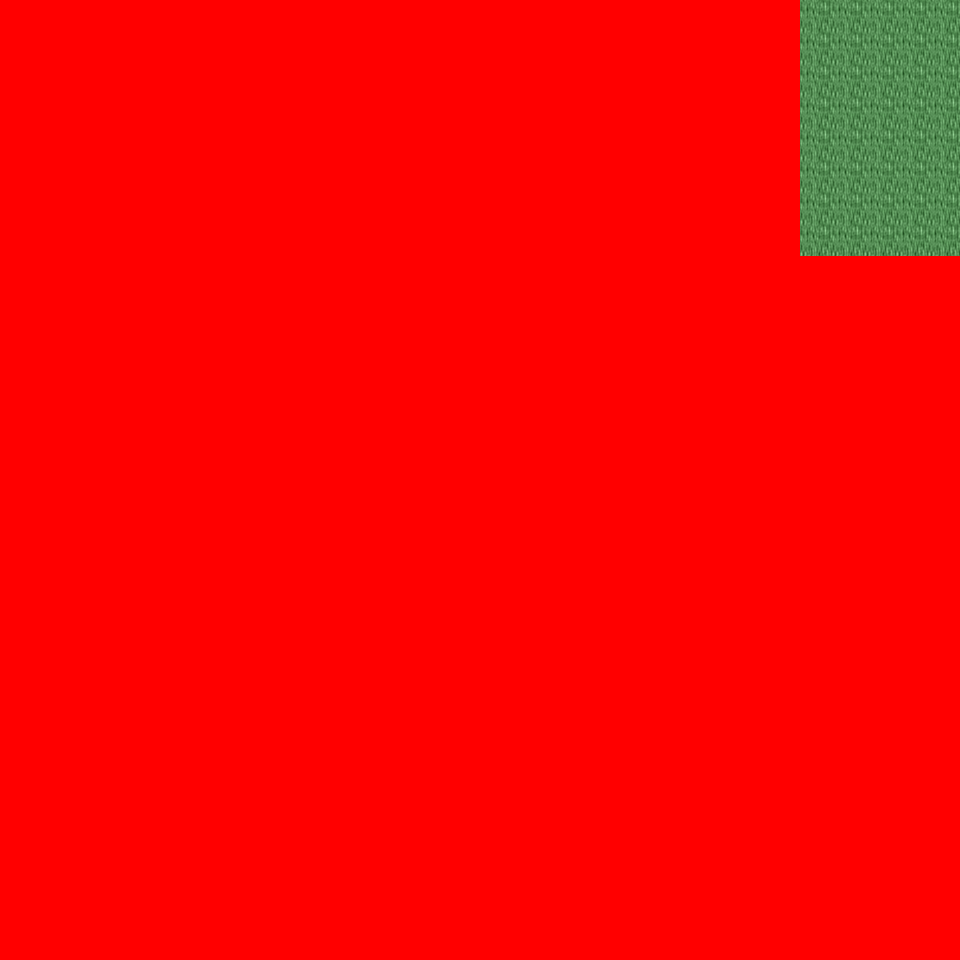

This is a level from a 2D game, rendered from its Tiled map with the project's own tilesets. A one-line summary and the map file follow, with tile-layer data summarised:
An orthogonal 30x30 tile map with 32x32 px tiles, 6 tile layers (Ground, Object, Object2, Above, ...), 22 tilesets and 2 objects (2x mapchange).

<map version="1.0" orientation="orthogonal" renderorder="right-down" width="30" height="30" tilewidth="32" tileheight="32" nextobjectid="3">
  <tileset firstgid="1" name="tileset_logic_collision" tilewidth="32" tileheight="32" tilecount="1" columns="1">
    <image source="../drawable/tileset_logic_collision.png" width="32" height="32" />
  </tileset>
  <tileset firstgid="2" name="tileset_terrain_grassland" tilewidth="32" tileheight="32" tilecount="88" columns="8">
    <image source="../drawable/tileset_terrain_grassland.png" width="256" height="352" />
  </tileset>
  <tileset firstgid="90" name="tileset_ground_ground" tilewidth="32" tileheight="32" tilecount="33" columns="3">
    <image source="../drawable/tileset_ground_ground.png" width="96" height="352" />
  </tileset>
  <tileset firstgid="123" name="tileset_plant_tree_tree_darkgreen" tilewidth="32" tileheight="32" tilecount="88" columns="8">
    <image source="../drawable/tileset_plant_tree_tree_darkgreen.png" width="256" height="352" />
  </tileset>
  <tileset firstgid="211" name="tileset_plant_flower_daisy_white" tilewidth="32" tileheight="32" tilecount="8" columns="2">
    <image source="../drawable/tileset_plant_flower_daisy_white.png" width="64" height="128" />
  </tileset>
  <tileset firstgid="219" name="tileset_plant_flower_daisy_yellow" tilewidth="32" tileheight="32" tilecount="8" columns="2">
    <image source="../drawable/tileset_plant_flower_daisy_yellow.png" width="64" height="128" />
  </tileset>
  <tileset firstgid="227" name="tileset_plant_flower_daisy_red" tilewidth="32" tileheight="32" tilecount="8" columns="2">
    <image source="../drawable/tileset_plant_flower_daisy_red.png" width="64" height="128" />
  </tileset>
  <tileset firstgid="235" name="tileset_plant_flower_daisy_blue" tilewidth="32" tileheight="32" tilecount="8" columns="2">
    <image source="../drawable/tileset_plant_flower_daisy_blue.png" width="64" height="128" />
  </tileset>
  <tileset firstgid="243" name="tileset_ground_grass_edges" tilewidth="32" tileheight="32" tilecount="36" columns="12">
    <image source="../drawable/tileset_ground_grass_edges.png" width="384" height="96" />
  </tileset>
  <tileset firstgid="279" name="tileset_ground_grass_corners" tilewidth="32" tileheight="32" tilecount="24" columns="6">
    <image source="../drawable/tileset_ground_grass_corners.png" width="192" height="128" />
  </tileset>
  <tileset firstgid="303" name="tileset_ground_grass_2" tilewidth="32" tileheight="32" tilecount="21" columns="3">
    <image source="../drawable/tileset_ground_grass_2.png" width="96" height="224" />
  </tileset>
  <tileset firstgid="324" name="tileset_plant_tree_fall_trees" tilewidth="32" tileheight="32" tilecount="40" columns="8">
    <image source="../drawable/tileset_plant_tree_fall_trees.png" width="256" height="160" />
  </tileset>
  <tileset firstgid="364" name="tileset_plant_tree_pine_tree" tilewidth="32" tileheight="32" tilecount="20" columns="4">
    <image source="../drawable/tileset_plant_tree_pine_tree.png" width="128" height="160" />
  </tileset>
  <tileset firstgid="384" name="tileset_plant_bush_large_green" tilewidth="32" tileheight="32" tilecount="9" columns="3">
    <image source="../drawable/tileset_plant_bush_large_green.png" width="96" height="96" />
  </tileset>
  <tileset firstgid="393" name="tileset_ground_rock_pebbles" tilewidth="32" tileheight="32" tilecount="3" columns="1">
    <image source="../drawable/tileset_ground_rock_pebbles.png" width="32" height="96" />
  </tileset>
  <tileset firstgid="396" name="tileset_plant_leaves" tilewidth="32" tileheight="32" tilecount="8" columns="4">
    <image source="../drawable/tileset_plant_leaves.png" width="128" height="64" />
  </tileset>
  <tileset firstgid="404" name="tileset_terrain_cave_opening" tilewidth="32" tileheight="32" tilecount="12" columns="3">
    <image source="../drawable/tileset_terrain_cave_opening.png" width="96" height="128" />
  </tileset>
  <tileset firstgid="416" name="tileset_ground_ladder_vertical_dark" tilewidth="32" tileheight="32" tilecount="3" columns="3">
    <image source="../drawable/tileset_ground_ladder_vertical_dark.png" width="96" height="32" />
  </tileset>
  <tileset firstgid="419" name="tileset_ground_rock_large_boulder" tilewidth="32" tileheight="32" tilecount="9" columns="3">
    <image source="../drawable/tileset_ground_rock_large_boulder.png" width="96" height="96" />
  </tileset>
  <tileset firstgid="428" name="tileset_item_blood_floor_stains_2" tilewidth="32" tileheight="32" tilecount="4" columns="2">
    <image source="../drawable/tileset_item_blood_floor_stains_2.png" width="64" height="64" />
  </tileset>
  <tileset firstgid="432" name="tileset_item_blood_floor_stain-safe" tilewidth="32" tileheight="32" tilecount="1" columns="1">
    <image source="../drawable/tileset_item_blood_floor_stain-safe.png" width="32" height="32" />
  </tileset>
  <tileset firstgid="433" name="tileset_ground_tall_grass" tilewidth="32" tileheight="32" tilecount="15" columns="5">
    <image source="../drawable/tileset_ground_tall_grass.png" width="160" height="96" />
  </tileset>
  <layer name="Ground" width="30" height="30">
    <data>[900 cells, 240 non-empty, 1 distinct tile ids]</data>
  </layer>
  <layer name="Object" width="30" height="30">
    <data>[900 cells, 78 non-empty, 10 distinct tile ids]</data>
  </layer>
  <layer name="Object2" width="30" height="30">
    <data>[900 cells, 0 non-empty, 0 distinct tile ids]</data>
  </layer>
  <layer name="Above" width="30" height="30">
    <data>[900 cells, 200 non-empty, 15 distinct tile ids]</data>
  </layer>
  <layer name="Above2" width="30" height="30">
    <data>[900 cells, 0 non-empty, 0 distinct tile ids]</data>
  </layer>
  <layer name="Walkable" width="30" height="30">
    <data>[900 cells, 860 non-empty, 1 distinct tile ids]</data>
  </layer>
  <objectgroup name="MapEvents">
    <object id="1" name="north" type="mapchange" x="800" y="0" width="160" height="32">
      <properties>
        <property name="map" value="0_deniran_forest_n2_w_x0_y3" />
        <property name="place" value="south" />
      </properties>
    </object>
    <object id="2" name="east" type="mapchange" x="928" y="0" width="32" height="256">
      <properties>
        <property name="map" value="0_ados_mountain_n2_w2_x0_y4" />
        <property name="place" value="west" />
      </properties>
    </object>
  </objectgroup>
</map>
